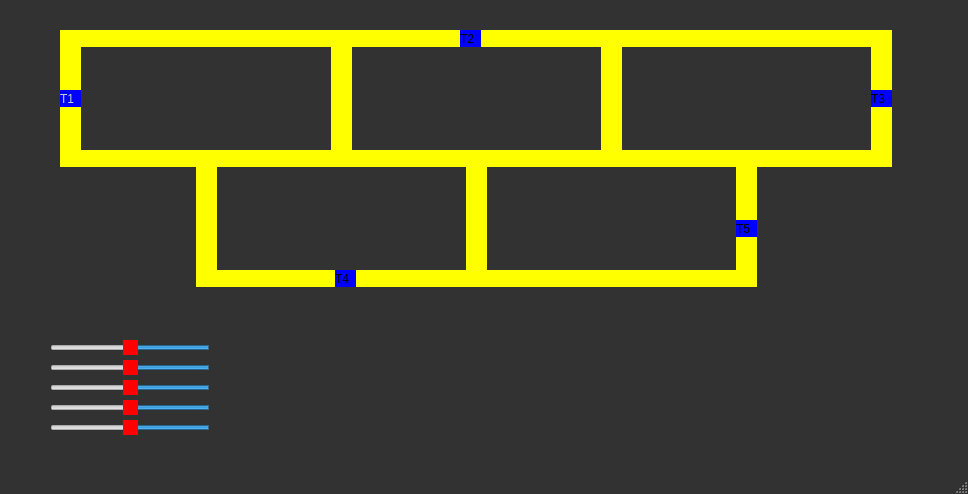
<?xml version="1.0" encoding="UTF-8"?>
<ui version="4.0">
 <class>MainWindow</class>
 <widget class="QMainWindow" name="MainWindow">
  <property name="geometry">
   <rect>
    <x>0</x>
    <y>0</y>
    <width>968</width>
    <height>494</height>
   </rect>
  </property>
  <property name="palette">
   <palette>
    <active>
     <colorrole role="WindowText">
      <brush brushstyle="SolidPattern">
       <color alpha="255">
        <red>0</red>
        <green>0</green>
        <blue>0</blue>
       </color>
      </brush>
     </colorrole>
     <colorrole role="Button">
      <brush brushstyle="SolidPattern">
       <color alpha="255">
        <red>250</red>
        <green>250</green>
        <blue>250</blue>
       </color>
      </brush>
     </colorrole>
     <colorrole role="Light">
      <brush brushstyle="SolidPattern">
       <color alpha="255">
        <red>255</red>
        <green>255</green>
        <blue>255</blue>
       </color>
      </brush>
     </colorrole>
     <colorrole role="Midlight">
      <brush brushstyle="SolidPattern">
       <color alpha="255">
        <red>252</red>
        <green>252</green>
        <blue>252</blue>
       </color>
      </brush>
     </colorrole>
     <colorrole role="Dark">
      <brush brushstyle="SolidPattern">
       <color alpha="255">
        <red>125</red>
        <green>125</green>
        <blue>125</blue>
       </color>
      </brush>
     </colorrole>
     <colorrole role="Mid">
      <brush brushstyle="SolidPattern">
       <color alpha="255">
        <red>167</red>
        <green>167</green>
        <blue>167</blue>
       </color>
      </brush>
     </colorrole>
     <colorrole role="Text">
      <brush brushstyle="SolidPattern">
       <color alpha="255">
        <red>0</red>
        <green>0</green>
        <blue>0</blue>
       </color>
      </brush>
     </colorrole>
     <colorrole role="BrightText">
      <brush brushstyle="SolidPattern">
       <color alpha="255">
        <red>255</red>
        <green>255</green>
        <blue>255</blue>
       </color>
      </brush>
     </colorrole>
     <colorrole role="ButtonText">
      <brush brushstyle="SolidPattern">
       <color alpha="255">
        <red>0</red>
        <green>0</green>
        <blue>0</blue>
       </color>
      </brush>
     </colorrole>
     <colorrole role="Base">
      <brush brushstyle="SolidPattern">
       <color alpha="255">
        <red>255</red>
        <green>255</green>
        <blue>255</blue>
       </color>
      </brush>
     </colorrole>
     <colorrole role="Window">
      <brush brushstyle="SolidPattern">
       <color alpha="255">
        <red>250</red>
        <green>250</green>
        <blue>250</blue>
       </color>
      </brush>
     </colorrole>
     <colorrole role="Shadow">
      <brush brushstyle="SolidPattern">
       <color alpha="255">
        <red>0</red>
        <green>0</green>
        <blue>0</blue>
       </color>
      </brush>
     </colorrole>
     <colorrole role="AlternateBase">
      <brush brushstyle="SolidPattern">
       <color alpha="255">
        <red>252</red>
        <green>252</green>
        <blue>252</blue>
       </color>
      </brush>
     </colorrole>
     <colorrole role="ToolTipBase">
      <brush brushstyle="SolidPattern">
       <color alpha="255">
        <red>255</red>
        <green>255</green>
        <blue>220</blue>
       </color>
      </brush>
     </colorrole>
     <colorrole role="ToolTipText">
      <brush brushstyle="SolidPattern">
       <color alpha="255">
        <red>0</red>
        <green>0</green>
        <blue>0</blue>
       </color>
      </brush>
     </colorrole>
     <colorrole role="PlaceholderText">
      <brush brushstyle="SolidPattern">
       <color alpha="128">
        <red>0</red>
        <green>0</green>
        <blue>0</blue>
       </color>
      </brush>
     </colorrole>
    </active>
    <inactive>
     <colorrole role="WindowText">
      <brush brushstyle="SolidPattern">
       <color alpha="216">
        <red>255</red>
        <green>255</green>
        <blue>255</blue>
       </color>
      </brush>
     </colorrole>
     <colorrole role="Button">
      <brush brushstyle="SolidPattern">
       <color alpha="255">
        <red>50</red>
        <green>50</green>
        <blue>50</blue>
       </color>
      </brush>
     </colorrole>
     <colorrole role="Light">
      <brush brushstyle="SolidPattern">
       <color alpha="255">
        <red>55</red>
        <green>55</green>
        <blue>55</blue>
       </color>
      </brush>
     </colorrole>
     <colorrole role="Midlight">
      <brush brushstyle="SolidPattern">
       <color alpha="255">
        <red>52</red>
        <green>52</green>
        <blue>52</blue>
       </color>
      </brush>
     </colorrole>
     <colorrole role="Dark">
      <brush brushstyle="SolidPattern">
       <color alpha="255">
        <red>191</red>
        <green>191</green>
        <blue>191</blue>
       </color>
      </brush>
     </colorrole>
     <colorrole role="Mid">
      <brush brushstyle="SolidPattern">
       <color alpha="255">
        <red>36</red>
        <green>36</green>
        <blue>36</blue>
       </color>
      </brush>
     </colorrole>
     <colorrole role="Text">
      <brush brushstyle="SolidPattern">
       <color alpha="216">
        <red>255</red>
        <green>255</green>
        <blue>255</blue>
       </color>
      </brush>
     </colorrole>
     <colorrole role="BrightText">
      <brush brushstyle="SolidPattern">
       <color alpha="255">
        <red>55</red>
        <green>55</green>
        <blue>55</blue>
       </color>
      </brush>
     </colorrole>
     <colorrole role="ButtonText">
      <brush brushstyle="SolidPattern">
       <color alpha="255">
        <red>0</red>
        <green>0</green>
        <blue>0</blue>
       </color>
      </brush>
     </colorrole>
     <colorrole role="Base">
      <brush brushstyle="SolidPattern">
       <color alpha="255">
        <red>23</red>
        <green>23</green>
        <blue>23</blue>
       </color>
      </brush>
     </colorrole>
     <colorrole role="Window">
      <brush brushstyle="SolidPattern">
       <color alpha="255">
        <red>50</red>
        <green>50</green>
        <blue>50</blue>
       </color>
      </brush>
     </colorrole>
     <colorrole role="Shadow">
      <brush brushstyle="SolidPattern">
       <color alpha="255">
        <red>0</red>
        <green>0</green>
        <blue>0</blue>
       </color>
      </brush>
     </colorrole>
     <colorrole role="AlternateBase">
      <brush brushstyle="SolidPattern">
       <color alpha="255">
        <red>152</red>
        <green>152</green>
        <blue>152</blue>
       </color>
      </brush>
     </colorrole>
     <colorrole role="ToolTipBase">
      <brush brushstyle="SolidPattern">
       <color alpha="63">
        <red>255</red>
        <green>255</green>
        <blue>255</blue>
       </color>
      </brush>
     </colorrole>
     <colorrole role="ToolTipText">
      <brush brushstyle="SolidPattern">
       <color alpha="255">
        <red>0</red>
        <green>0</green>
        <blue>0</blue>
       </color>
      </brush>
     </colorrole>
     <colorrole role="PlaceholderText">
      <brush brushstyle="SolidPattern">
       <color alpha="63">
        <red>255</red>
        <green>255</green>
        <blue>255</blue>
       </color>
      </brush>
     </colorrole>
    </inactive>
    <disabled>
     <colorrole role="WindowText">
      <brush brushstyle="SolidPattern">
       <color alpha="255">
        <red>125</red>
        <green>125</green>
        <blue>125</blue>
       </color>
      </brush>
     </colorrole>
     <colorrole role="Button">
      <brush brushstyle="SolidPattern">
       <color alpha="255">
        <red>250</red>
        <green>250</green>
        <blue>250</blue>
       </color>
      </brush>
     </colorrole>
     <colorrole role="Light">
      <brush brushstyle="SolidPattern">
       <color alpha="255">
        <red>255</red>
        <green>255</green>
        <blue>255</blue>
       </color>
      </brush>
     </colorrole>
     <colorrole role="Midlight">
      <brush brushstyle="SolidPattern">
       <color alpha="255">
        <red>252</red>
        <green>252</green>
        <blue>252</blue>
       </color>
      </brush>
     </colorrole>
     <colorrole role="Dark">
      <brush brushstyle="SolidPattern">
       <color alpha="255">
        <red>125</red>
        <green>125</green>
        <blue>125</blue>
       </color>
      </brush>
     </colorrole>
     <colorrole role="Mid">
      <brush brushstyle="SolidPattern">
       <color alpha="255">
        <red>167</red>
        <green>167</green>
        <blue>167</blue>
       </color>
      </brush>
     </colorrole>
     <colorrole role="Text">
      <brush brushstyle="SolidPattern">
       <color alpha="255">
        <red>125</red>
        <green>125</green>
        <blue>125</blue>
       </color>
      </brush>
     </colorrole>
     <colorrole role="BrightText">
      <brush brushstyle="SolidPattern">
       <color alpha="255">
        <red>255</red>
        <green>255</green>
        <blue>255</blue>
       </color>
      </brush>
     </colorrole>
     <colorrole role="ButtonText">
      <brush brushstyle="SolidPattern">
       <color alpha="255">
        <red>125</red>
        <green>125</green>
        <blue>125</blue>
       </color>
      </brush>
     </colorrole>
     <colorrole role="Base">
      <brush brushstyle="SolidPattern">
       <color alpha="255">
        <red>250</red>
        <green>250</green>
        <blue>250</blue>
       </color>
      </brush>
     </colorrole>
     <colorrole role="Window">
      <brush brushstyle="SolidPattern">
       <color alpha="255">
        <red>250</red>
        <green>250</green>
        <blue>250</blue>
       </color>
      </brush>
     </colorrole>
     <colorrole role="Shadow">
      <brush brushstyle="SolidPattern">
       <color alpha="255">
        <red>0</red>
        <green>0</green>
        <blue>0</blue>
       </color>
      </brush>
     </colorrole>
     <colorrole role="AlternateBase">
      <brush brushstyle="SolidPattern">
       <color alpha="255">
        <red>152</red>
        <green>152</green>
        <blue>152</blue>
       </color>
      </brush>
     </colorrole>
     <colorrole role="ToolTipBase">
      <brush brushstyle="SolidPattern">
       <color alpha="63">
        <red>255</red>
        <green>255</green>
        <blue>255</blue>
       </color>
      </brush>
     </colorrole>
     <colorrole role="ToolTipText">
      <brush brushstyle="SolidPattern">
       <color alpha="255">
        <red>0</red>
        <green>0</green>
        <blue>0</blue>
       </color>
      </brush>
     </colorrole>
     <colorrole role="PlaceholderText">
      <brush brushstyle="SolidPattern">
       <color alpha="63">
        <red>255</red>
        <green>255</green>
        <blue>255</blue>
       </color>
      </brush>
     </colorrole>
    </disabled>
   </palette>
  </property>
  <property name="windowTitle">
   <string>MainWindow</string>
  </property>
  <widget class="QWidget" name="centralWidget">
   <widget class="QLabel" name="label_trilho1_3">
    <property name="geometry">
     <rect>
      <x>81</x>
      <y>30</y>
      <width>250</width>
      <height>17</height>
     </rect>
    </property>
    <property name="palette">
     <palette>
      <active>
       <colorrole role="Button">
        <brush brushstyle="SolidPattern">
         <color alpha="255">
          <red>255</red>
          <green>255</green>
          <blue>0</blue>
         </color>
        </brush>
       </colorrole>
       <colorrole role="Base">
        <brush brushstyle="SolidPattern">
         <color alpha="255">
          <red>255</red>
          <green>255</green>
          <blue>0</blue>
         </color>
        </brush>
       </colorrole>
       <colorrole role="Window">
        <brush brushstyle="SolidPattern">
         <color alpha="255">
          <red>255</red>
          <green>255</green>
          <blue>0</blue>
         </color>
        </brush>
       </colorrole>
      </active>
      <inactive>
       <colorrole role="Button">
        <brush brushstyle="SolidPattern">
         <color alpha="255">
          <red>255</red>
          <green>255</green>
          <blue>0</blue>
         </color>
        </brush>
       </colorrole>
       <colorrole role="Base">
        <brush brushstyle="SolidPattern">
         <color alpha="255">
          <red>255</red>
          <green>255</green>
          <blue>0</blue>
         </color>
        </brush>
       </colorrole>
       <colorrole role="Window">
        <brush brushstyle="SolidPattern">
         <color alpha="255">
          <red>255</red>
          <green>255</green>
          <blue>0</blue>
         </color>
        </brush>
       </colorrole>
      </inactive>
      <disabled>
       <colorrole role="Button">
        <brush brushstyle="SolidPattern">
         <color alpha="255">
          <red>255</red>
          <green>255</green>
          <blue>0</blue>
         </color>
        </brush>
       </colorrole>
       <colorrole role="Base">
        <brush brushstyle="SolidPattern">
         <color alpha="255">
          <red>255</red>
          <green>255</green>
          <blue>0</blue>
         </color>
        </brush>
       </colorrole>
       <colorrole role="Window">
        <brush brushstyle="SolidPattern">
         <color alpha="255">
          <red>255</red>
          <green>255</green>
          <blue>0</blue>
         </color>
        </brush>
       </colorrole>
      </disabled>
     </palette>
    </property>
    <property name="styleSheet">
     <string notr="true">QLabel { background: yellow}</string>
    </property>
    <property name="text">
     <string/>
    </property>
   </widget>
   <widget class="QLabel" name="label_trilho3_3">
    <property name="geometry">
     <rect>
      <x>736</x>
      <y>150</y>
      <width>21</width>
      <height>137</height>
     </rect>
    </property>
    <property name="styleSheet">
     <string notr="true">QLabel { background: yellow}</string>
    </property>
    <property name="text">
     <string/>
    </property>
   </widget>
   <widget class="QLabel" name="label_trilho3_2">
    <property name="geometry">
     <rect>
      <x>331</x>
      <y>30</y>
      <width>21</width>
      <height>137</height>
     </rect>
    </property>
    <property name="styleSheet">
     <string notr="true">QLabel { background: yellow}</string>
    </property>
    <property name="text">
     <string/>
    </property>
   </widget>
   <widget class="QLabel" name="label_trilho2_3">
    <property name="geometry">
     <rect>
      <x>621</x>
      <y>150</y>
      <width>250</width>
      <height>17</height>
     </rect>
    </property>
    <property name="styleSheet">
     <string notr="true">QLabel { background: yellow}</string>
    </property>
    <property name="text">
     <string/>
    </property>
   </widget>
   <widget class="QLabel" name="label_trilho3_4">
    <property name="geometry">
     <rect>
      <x>466</x>
      <y>150</y>
      <width>21</width>
      <height>137</height>
     </rect>
    </property>
    <property name="styleSheet">
     <string notr="true">QLabel { background: yellow}</string>
    </property>
    <property name="text">
     <string/>
    </property>
   </widget>
   <widget class="QLabel" name="label_trilho4_3">
    <property name="geometry">
     <rect>
      <x>871</x>
      <y>30</y>
      <width>21</width>
      <height>137</height>
     </rect>
    </property>
    <property name="styleSheet">
     <string notr="true">QLabel { background: yellow}</string>
    </property>
    <property name="text">
     <string/>
    </property>
   </widget>
   <widget class="QLabel" name="label_trilho2_4">
    <property name="geometry">
     <rect>
      <x>217</x>
      <y>270</y>
      <width>250</width>
      <height>17</height>
     </rect>
    </property>
    <property name="styleSheet">
     <string notr="true">QLabel { background: yellow}</string>
    </property>
    <property name="text">
     <string/>
    </property>
   </widget>
   <widget class="QLabel" name="label_trilho2_5">
    <property name="geometry">
     <rect>
      <x>351</x>
      <y>150</y>
      <width>250</width>
      <height>17</height>
     </rect>
    </property>
    <property name="styleSheet">
     <string notr="true">QLabel { background: yellow}</string>
    </property>
    <property name="text">
     <string/>
    </property>
   </widget>
   <widget class="QLabel" name="label_trilho1_4">
    <property name="geometry">
     <rect>
      <x>621</x>
      <y>30</y>
      <width>250</width>
      <height>17</height>
     </rect>
    </property>
    <property name="styleSheet">
     <string notr="true">QLabel { background: yellow}</string>
    </property>
    <property name="text">
     <string/>
    </property>
   </widget>
   <widget class="QLabel" name="label_trilho4_4">
    <property name="geometry">
     <rect>
      <x>601</x>
      <y>30</y>
      <width>21</width>
      <height>137</height>
     </rect>
    </property>
    <property name="styleSheet">
     <string notr="true">QLabel { background: yellow}</string>
    </property>
    <property name="text">
     <string/>
    </property>
   </widget>
   <widget class="QLabel" name="label_trilho1_5">
    <property name="geometry">
     <rect>
      <x>351</x>
      <y>30</y>
      <width>250</width>
      <height>17</height>
     </rect>
    </property>
    <property name="styleSheet">
     <string notr="true">QLabel { background: yellow}</string>
    </property>
    <property name="text">
     <string/>
    </property>
   </widget>
   <widget class="QLabel" name="label_trilho2_6">
    <property name="geometry">
     <rect>
      <x>487</x>
      <y>270</y>
      <width>250</width>
      <height>17</height>
     </rect>
    </property>
    <property name="styleSheet">
     <string notr="true">QLabel { background: yellow}</string>
    </property>
    <property name="text">
     <string/>
    </property>
   </widget>
   <widget class="QLabel" name="label_trilho4_5">
    <property name="geometry">
     <rect>
      <x>60</x>
      <y>30</y>
      <width>21</width>
      <height>137</height>
     </rect>
    </property>
    <property name="palette">
     <palette>
      <active>
       <colorrole role="Button">
        <brush brushstyle="SolidPattern">
         <color alpha="255">
          <red>255</red>
          <green>255</green>
          <blue>0</blue>
         </color>
        </brush>
       </colorrole>
       <colorrole role="Base">
        <brush brushstyle="SolidPattern">
         <color alpha="255">
          <red>255</red>
          <green>255</green>
          <blue>0</blue>
         </color>
        </brush>
       </colorrole>
       <colorrole role="Window">
        <brush brushstyle="SolidPattern">
         <color alpha="255">
          <red>255</red>
          <green>255</green>
          <blue>0</blue>
         </color>
        </brush>
       </colorrole>
      </active>
      <inactive>
       <colorrole role="Button">
        <brush brushstyle="SolidPattern">
         <color alpha="255">
          <red>255</red>
          <green>255</green>
          <blue>0</blue>
         </color>
        </brush>
       </colorrole>
       <colorrole role="Base">
        <brush brushstyle="SolidPattern">
         <color alpha="255">
          <red>255</red>
          <green>255</green>
          <blue>0</blue>
         </color>
        </brush>
       </colorrole>
       <colorrole role="Window">
        <brush brushstyle="SolidPattern">
         <color alpha="255">
          <red>255</red>
          <green>255</green>
          <blue>0</blue>
         </color>
        </brush>
       </colorrole>
      </inactive>
      <disabled>
       <colorrole role="Button">
        <brush brushstyle="SolidPattern">
         <color alpha="255">
          <red>255</red>
          <green>255</green>
          <blue>0</blue>
         </color>
        </brush>
       </colorrole>
       <colorrole role="Base">
        <brush brushstyle="SolidPattern">
         <color alpha="255">
          <red>255</red>
          <green>255</green>
          <blue>0</blue>
         </color>
        </brush>
       </colorrole>
       <colorrole role="Window">
        <brush brushstyle="SolidPattern">
         <color alpha="255">
          <red>255</red>
          <green>255</green>
          <blue>0</blue>
         </color>
        </brush>
       </colorrole>
      </disabled>
     </palette>
    </property>
    <property name="styleSheet">
     <string notr="true">QLabel { background: yellow}</string>
    </property>
    <property name="text">
     <string/>
    </property>
   </widget>
   <widget class="QLabel" name="label_trilho4_6">
    <property name="geometry">
     <rect>
      <x>196</x>
      <y>150</y>
      <width>21</width>
      <height>137</height>
     </rect>
    </property>
    <property name="styleSheet">
     <string notr="true">QLabel { background: yellow}</string>
    </property>
    <property name="text">
     <string/>
    </property>
   </widget>
   <widget class="QLabel" name="label_trilho2_7">
    <property name="geometry">
     <rect>
      <x>81</x>
      <y>150</y>
      <width>250</width>
      <height>17</height>
     </rect>
    </property>
    <property name="styleSheet">
     <string notr="true">QLabel { background: yellow}</string>
    </property>
    <property name="text">
     <string/>
    </property>
   </widget>
   <widget class="QLabel" name="label_trem1">
    <property name="enabled">
     <bool>true</bool>
    </property>
    <property name="geometry">
     <rect>
      <x>60</x>
      <y>90</y>
      <width>21</width>
      <height>17</height>
     </rect>
    </property>
    <property name="palette">
     <palette>
      <active>
       <colorrole role="WindowText">
        <brush brushstyle="SolidPattern">
         <color alpha="255">
          <red>247</red>
          <green>247</green>
          <blue>247</blue>
         </color>
        </brush>
       </colorrole>
       <colorrole role="Button">
        <brush brushstyle="SolidPattern">
         <color alpha="255">
          <red>0</red>
          <green>0</green>
          <blue>255</blue>
         </color>
        </brush>
       </colorrole>
       <colorrole role="Light">
        <brush brushstyle="SolidPattern">
         <color alpha="255">
          <red>255</red>
          <green>183</green>
          <blue>112</blue>
         </color>
        </brush>
       </colorrole>
       <colorrole role="Midlight">
        <brush brushstyle="SolidPattern">
         <color alpha="255">
          <red>250</red>
          <green>152</green>
          <blue>56</blue>
         </color>
        </brush>
       </colorrole>
       <colorrole role="Dark">
        <brush brushstyle="SolidPattern">
         <color alpha="255">
          <red>122</red>
          <green>60</green>
          <blue>0</blue>
         </color>
        </brush>
       </colorrole>
       <colorrole role="Mid">
        <brush brushstyle="SolidPattern">
         <color alpha="255">
          <red>163</red>
          <green>81</green>
          <blue>0</blue>
         </color>
        </brush>
       </colorrole>
       <colorrole role="Text">
        <brush brushstyle="SolidPattern">
         <color alpha="255">
          <red>4</red>
          <green>4</green>
          <blue>4</blue>
         </color>
        </brush>
       </colorrole>
       <colorrole role="BrightText">
        <brush brushstyle="SolidPattern">
         <color alpha="255">
          <red>255</red>
          <green>255</green>
          <blue>255</blue>
         </color>
        </brush>
       </colorrole>
       <colorrole role="ButtonText">
        <brush brushstyle="SolidPattern">
         <color alpha="255">
          <red>12</red>
          <green>12</green>
          <blue>12</blue>
         </color>
        </brush>
       </colorrole>
       <colorrole role="Base">
        <brush brushstyle="SolidPattern">
         <color alpha="255">
          <red>0</red>
          <green>0</green>
          <blue>255</blue>
         </color>
        </brush>
       </colorrole>
       <colorrole role="Window">
        <brush brushstyle="SolidPattern">
         <color alpha="255">
          <red>0</red>
          <green>0</green>
          <blue>255</blue>
         </color>
        </brush>
       </colorrole>
       <colorrole role="Shadow">
        <brush brushstyle="SolidPattern">
         <color alpha="255">
          <red>0</red>
          <green>0</green>
          <blue>0</blue>
         </color>
        </brush>
       </colorrole>
       <colorrole role="AlternateBase">
        <brush brushstyle="SolidPattern">
         <color alpha="255">
          <red>250</red>
          <green>188</green>
          <blue>127</blue>
         </color>
        </brush>
       </colorrole>
       <colorrole role="ToolTipBase">
        <brush brushstyle="SolidPattern">
         <color alpha="255">
          <red>255</red>
          <green>255</green>
          <blue>220</blue>
         </color>
        </brush>
       </colorrole>
       <colorrole role="ToolTipText">
        <brush brushstyle="SolidPattern">
         <color alpha="255">
          <red>0</red>
          <green>0</green>
          <blue>0</blue>
         </color>
        </brush>
       </colorrole>
       <colorrole role="PlaceholderText">
        <brush brushstyle="SolidPattern">
         <color alpha="128">
          <red>0</red>
          <green>0</green>
          <blue>0</blue>
         </color>
        </brush>
       </colorrole>
      </active>
      <inactive>
       <colorrole role="WindowText">
        <brush brushstyle="SolidPattern">
         <color alpha="255">
          <red>208</red>
          <green>208</green>
          <blue>208</blue>
         </color>
        </brush>
       </colorrole>
       <colorrole role="Button">
        <brush brushstyle="SolidPattern">
         <color alpha="255">
          <red>64</red>
          <green>65</green>
          <blue>66</blue>
         </color>
        </brush>
       </colorrole>
       <colorrole role="Light">
        <brush brushstyle="SolidPattern">
         <color alpha="255">
          <red>55</red>
          <green>55</green>
          <blue>55</blue>
         </color>
        </brush>
       </colorrole>
       <colorrole role="Midlight">
        <brush brushstyle="SolidPattern">
         <color alpha="255">
          <red>52</red>
          <green>52</green>
          <blue>52</blue>
         </color>
        </brush>
       </colorrole>
       <colorrole role="Dark">
        <brush brushstyle="SolidPattern">
         <color alpha="255">
          <red>64</red>
          <green>65</green>
          <blue>66</blue>
         </color>
        </brush>
       </colorrole>
       <colorrole role="Mid">
        <brush brushstyle="SolidPattern">
         <color alpha="255">
          <red>160</red>
          <green>160</green>
          <blue>160</blue>
         </color>
        </brush>
       </colorrole>
       <colorrole role="Text">
        <brush brushstyle="SolidPattern">
         <color alpha="255">
          <red>208</red>
          <green>208</green>
          <blue>208</blue>
         </color>
        </brush>
       </colorrole>
       <colorrole role="BrightText">
        <brush brushstyle="SolidPattern">
         <color alpha="255">
          <red>255</red>
          <green>51</green>
          <blue>51</blue>
         </color>
        </brush>
       </colorrole>
       <colorrole role="ButtonText">
        <brush brushstyle="SolidPattern">
         <color alpha="255">
          <red>208</red>
          <green>208</green>
          <blue>208</blue>
         </color>
        </brush>
       </colorrole>
       <colorrole role="Base">
        <brush brushstyle="SolidPattern">
         <color alpha="255">
          <red>46</red>
          <green>47</green>
          <blue>48</blue>
         </color>
        </brush>
       </colorrole>
       <colorrole role="Window">
        <brush brushstyle="SolidPattern">
         <color alpha="255">
          <red>46</red>
          <green>47</green>
          <blue>48</blue>
         </color>
        </brush>
       </colorrole>
       <colorrole role="Shadow">
        <brush brushstyle="SolidPattern">
         <color alpha="255">
          <red>0</red>
          <green>0</green>
          <blue>0</blue>
         </color>
        </brush>
       </colorrole>
       <colorrole role="AlternateBase">
        <brush brushstyle="SolidPattern">
         <color alpha="255">
          <red>53</red>
          <green>54</green>
          <blue>55</blue>
         </color>
        </brush>
       </colorrole>
       <colorrole role="ToolTipBase">
        <brush brushstyle="SolidPattern">
         <color alpha="255">
          <red>64</red>
          <green>65</green>
          <blue>66</blue>
         </color>
        </brush>
       </colorrole>
       <colorrole role="ToolTipText">
        <brush brushstyle="SolidPattern">
         <color alpha="255">
          <red>208</red>
          <green>208</green>
          <blue>208</blue>
         </color>
        </brush>
       </colorrole>
       <colorrole role="PlaceholderText">
        <brush brushstyle="SolidPattern">
         <color alpha="255">
          <red>127</red>
          <green>127</green>
          <blue>128</blue>
         </color>
        </brush>
       </colorrole>
      </inactive>
      <disabled>
       <colorrole role="WindowText">
        <brush brushstyle="SolidPattern">
         <color alpha="255">
          <red>122</red>
          <green>60</green>
          <blue>0</blue>
         </color>
        </brush>
       </colorrole>
       <colorrole role="Button">
        <brush brushstyle="SolidPattern">
         <color alpha="255">
          <red>0</red>
          <green>0</green>
          <blue>255</blue>
         </color>
        </brush>
       </colorrole>
       <colorrole role="Light">
        <brush brushstyle="SolidPattern">
         <color alpha="255">
          <red>255</red>
          <green>183</green>
          <blue>112</blue>
         </color>
        </brush>
       </colorrole>
       <colorrole role="Midlight">
        <brush brushstyle="SolidPattern">
         <color alpha="255">
          <red>250</red>
          <green>152</green>
          <blue>56</blue>
         </color>
        </brush>
       </colorrole>
       <colorrole role="Dark">
        <brush brushstyle="SolidPattern">
         <color alpha="255">
          <red>122</red>
          <green>60</green>
          <blue>0</blue>
         </color>
        </brush>
       </colorrole>
       <colorrole role="Mid">
        <brush brushstyle="SolidPattern">
         <color alpha="255">
          <red>163</red>
          <green>81</green>
          <blue>0</blue>
         </color>
        </brush>
       </colorrole>
       <colorrole role="Text">
        <brush brushstyle="SolidPattern">
         <color alpha="255">
          <red>122</red>
          <green>60</green>
          <blue>0</blue>
         </color>
        </brush>
       </colorrole>
       <colorrole role="BrightText">
        <brush brushstyle="SolidPattern">
         <color alpha="255">
          <red>255</red>
          <green>255</green>
          <blue>255</blue>
         </color>
        </brush>
       </colorrole>
       <colorrole role="ButtonText">
        <brush brushstyle="SolidPattern">
         <color alpha="255">
          <red>122</red>
          <green>60</green>
          <blue>0</blue>
         </color>
        </brush>
       </colorrole>
       <colorrole role="Base">
        <brush brushstyle="SolidPattern">
         <color alpha="255">
          <red>0</red>
          <green>0</green>
          <blue>255</blue>
         </color>
        </brush>
       </colorrole>
       <colorrole role="Window">
        <brush brushstyle="SolidPattern">
         <color alpha="255">
          <red>0</red>
          <green>0</green>
          <blue>255</blue>
         </color>
        </brush>
       </colorrole>
       <colorrole role="Shadow">
        <brush brushstyle="SolidPattern">
         <color alpha="255">
          <red>0</red>
          <green>0</green>
          <blue>0</blue>
         </color>
        </brush>
       </colorrole>
       <colorrole role="AlternateBase">
        <brush brushstyle="SolidPattern">
         <color alpha="255">
          <red>53</red>
          <green>54</green>
          <blue>55</blue>
         </color>
        </brush>
       </colorrole>
       <colorrole role="ToolTipBase">
        <brush brushstyle="SolidPattern">
         <color alpha="255">
          <red>64</red>
          <green>65</green>
          <blue>66</blue>
         </color>
        </brush>
       </colorrole>
       <colorrole role="ToolTipText">
        <brush brushstyle="SolidPattern">
         <color alpha="255">
          <red>208</red>
          <green>208</green>
          <blue>208</blue>
         </color>
        </brush>
       </colorrole>
       <colorrole role="PlaceholderText">
        <brush brushstyle="SolidPattern">
         <color alpha="255">
          <red>127</red>
          <green>127</green>
          <blue>128</blue>
         </color>
        </brush>
       </colorrole>
      </disabled>
     </palette>
    </property>
    <property name="autoFillBackground">
     <bool>false</bool>
    </property>
    <property name="styleSheet">
     <string notr="true">QLabel { background:blue}</string>
    </property>
    <property name="text">
     <string>T1</string>
    </property>
   </widget>
   <widget class="QLabel" name="label_trem2">
    <property name="geometry">
     <rect>
      <x>460</x>
      <y>30</y>
      <width>21</width>
      <height>17</height>
     </rect>
    </property>
    <property name="palette">
     <palette>
      <active>
       <colorrole role="Button">
        <brush brushstyle="SolidPattern">
         <color alpha="255">
          <red>0</red>
          <green>0</green>
          <blue>255</blue>
         </color>
        </brush>
       </colorrole>
       <colorrole role="Base">
        <brush brushstyle="SolidPattern">
         <color alpha="255">
          <red>0</red>
          <green>0</green>
          <blue>255</blue>
         </color>
        </brush>
       </colorrole>
       <colorrole role="Window">
        <brush brushstyle="SolidPattern">
         <color alpha="255">
          <red>0</red>
          <green>0</green>
          <blue>255</blue>
         </color>
        </brush>
       </colorrole>
      </active>
      <inactive>
       <colorrole role="Button">
        <brush brushstyle="SolidPattern">
         <color alpha="255">
          <red>64</red>
          <green>65</green>
          <blue>66</blue>
         </color>
        </brush>
       </colorrole>
       <colorrole role="Base">
        <brush brushstyle="SolidPattern">
         <color alpha="255">
          <red>46</red>
          <green>47</green>
          <blue>48</blue>
         </color>
        </brush>
       </colorrole>
       <colorrole role="Window">
        <brush brushstyle="SolidPattern">
         <color alpha="255">
          <red>46</red>
          <green>47</green>
          <blue>48</blue>
         </color>
        </brush>
       </colorrole>
      </inactive>
      <disabled>
       <colorrole role="Button">
        <brush brushstyle="SolidPattern">
         <color alpha="255">
          <red>0</red>
          <green>0</green>
          <blue>255</blue>
         </color>
        </brush>
       </colorrole>
       <colorrole role="Base">
        <brush brushstyle="SolidPattern">
         <color alpha="255">
          <red>0</red>
          <green>0</green>
          <blue>255</blue>
         </color>
        </brush>
       </colorrole>
       <colorrole role="Window">
        <brush brushstyle="SolidPattern">
         <color alpha="255">
          <red>0</red>
          <green>0</green>
          <blue>255</blue>
         </color>
        </brush>
       </colorrole>
      </disabled>
     </palette>
    </property>
    <property name="styleSheet">
     <string notr="true">QLabel { background: blue}</string>
    </property>
    <property name="text">
     <string>T2</string>
    </property>
   </widget>
   <widget class="QLabel" name="label_trem3">
    <property name="geometry">
     <rect>
      <x>871</x>
      <y>90</y>
      <width>21</width>
      <height>17</height>
     </rect>
    </property>
    <property name="styleSheet">
     <string notr="true">QLabel { background: blue}</string>
    </property>
    <property name="text">
     <string>T3</string>
    </property>
   </widget>
   <widget class="QLabel" name="label_trem4">
    <property name="geometry">
     <rect>
      <x>335</x>
      <y>270</y>
      <width>21</width>
      <height>17</height>
     </rect>
    </property>
    <property name="styleSheet">
     <string notr="true">QLabel { background: blue}</string>
    </property>
    <property name="text">
     <string>T4</string>
    </property>
   </widget>
   <widget class="QLabel" name="label_trem5">
    <property name="geometry">
     <rect>
      <x>736</x>
      <y>220</y>
      <width>21</width>
      <height>17</height>
     </rect>
    </property>
    <property name="palette">
     <palette>
      <active>
       <colorrole role="Button">
        <brush brushstyle="SolidPattern">
         <color alpha="255">
          <red>0</red>
          <green>0</green>
          <blue>255</blue>
         </color>
        </brush>
       </colorrole>
       <colorrole role="Base">
        <brush brushstyle="SolidPattern">
         <color alpha="255">
          <red>0</red>
          <green>0</green>
          <blue>255</blue>
         </color>
        </brush>
       </colorrole>
       <colorrole role="Window">
        <brush brushstyle="SolidPattern">
         <color alpha="255">
          <red>0</red>
          <green>0</green>
          <blue>255</blue>
         </color>
        </brush>
       </colorrole>
      </active>
      <inactive>
       <colorrole role="Button">
        <brush brushstyle="SolidPattern">
         <color alpha="255">
          <red>0</red>
          <green>0</green>
          <blue>255</blue>
         </color>
        </brush>
       </colorrole>
       <colorrole role="Base">
        <brush brushstyle="SolidPattern">
         <color alpha="255">
          <red>0</red>
          <green>0</green>
          <blue>255</blue>
         </color>
        </brush>
       </colorrole>
       <colorrole role="Window">
        <brush brushstyle="SolidPattern">
         <color alpha="255">
          <red>0</red>
          <green>0</green>
          <blue>255</blue>
         </color>
        </brush>
       </colorrole>
      </inactive>
      <disabled>
       <colorrole role="Button">
        <brush brushstyle="SolidPattern">
         <color alpha="255">
          <red>0</red>
          <green>0</green>
          <blue>255</blue>
         </color>
        </brush>
       </colorrole>
       <colorrole role="Base">
        <brush brushstyle="SolidPattern">
         <color alpha="255">
          <red>0</red>
          <green>0</green>
          <blue>255</blue>
         </color>
        </brush>
       </colorrole>
       <colorrole role="Window">
        <brush brushstyle="SolidPattern">
         <color alpha="255">
          <red>0</red>
          <green>0</green>
          <blue>255</blue>
         </color>
        </brush>
       </colorrole>
      </disabled>
     </palette>
    </property>
    <property name="styleSheet">
     <string notr="true">QLabel { background: blue}</string>
    </property>
    <property name="text">
     <string>T5</string>
    </property>
   </widget>
   <widget class="QSlider" name="horizontalSlider_2">
    <property name="geometry">
     <rect>
      <x>50</x>
      <y>360</y>
      <width>160</width>
      <height>16</height>
     </rect>
    </property>
    <property name="styleSheet">
     <string notr="true">QSlider::handle:horizontal {background-color: red}</string>
    </property>
    <property name="maximum">
     <number>200</number>
    </property>
    <property name="value">
     <number>100</number>
    </property>
    <property name="orientation">
     <enum>Qt::Horizontal</enum>
    </property>
    <property name="invertedAppearance">
     <bool>true</bool>
    </property>
   </widget>
   <widget class="QSlider" name="horizontalSlider_5">
    <property name="geometry">
     <rect>
      <x>50</x>
      <y>420</y>
      <width>160</width>
      <height>16</height>
     </rect>
    </property>
    <property name="styleSheet">
     <string notr="true">QSlider::handle:horizontal {background-color: red}</string>
    </property>
    <property name="maximum">
     <number>200</number>
    </property>
    <property name="value">
     <number>100</number>
    </property>
    <property name="orientation">
     <enum>Qt::Horizontal</enum>
    </property>
    <property name="invertedAppearance">
     <bool>true</bool>
    </property>
   </widget>
   <widget class="QSlider" name="horizontalSlider_3">
    <property name="geometry">
     <rect>
      <x>50</x>
      <y>380</y>
      <width>160</width>
      <height>16</height>
     </rect>
    </property>
    <property name="styleSheet">
     <string notr="true">QSlider::handle:horizontal {background-color: red}</string>
    </property>
    <property name="maximum">
     <number>200</number>
    </property>
    <property name="value">
     <number>100</number>
    </property>
    <property name="orientation">
     <enum>Qt::Horizontal</enum>
    </property>
    <property name="invertedAppearance">
     <bool>true</bool>
    </property>
   </widget>
   <widget class="QSlider" name="horizontalSlider_4">
    <property name="geometry">
     <rect>
      <x>50</x>
      <y>400</y>
      <width>160</width>
      <height>16</height>
     </rect>
    </property>
    <property name="styleSheet">
     <string notr="true">QSlider::handle:horizontal {background-color: red}</string>
    </property>
    <property name="maximum">
     <number>200</number>
    </property>
    <property name="value">
     <number>100</number>
    </property>
    <property name="orientation">
     <enum>Qt::Horizontal</enum>
    </property>
    <property name="invertedAppearance">
     <bool>true</bool>
    </property>
   </widget>
   <widget class="QSlider" name="horizontalSlider">
    <property name="geometry">
     <rect>
      <x>50</x>
      <y>340</y>
      <width>160</width>
      <height>16</height>
     </rect>
    </property>
    <property name="styleSheet">
     <string notr="true">QSlider::handle:horizontal {background-color: red}</string>
    </property>
    <property name="minimum">
     <number>0</number>
    </property>
    <property name="maximum">
     <number>200</number>
    </property>
    <property name="value">
     <number>100</number>
    </property>
    <property name="orientation">
     <enum>Qt::Horizontal</enum>
    </property>
    <property name="invertedAppearance">
     <bool>true</bool>
    </property>
   </widget>
  </widget>
  <widget class="QStatusBar" name="statusBar"/>
 </widget>
 <layoutdefault spacing="6" margin="11"/>
 <resources/>
 <connections/>
</ui>
